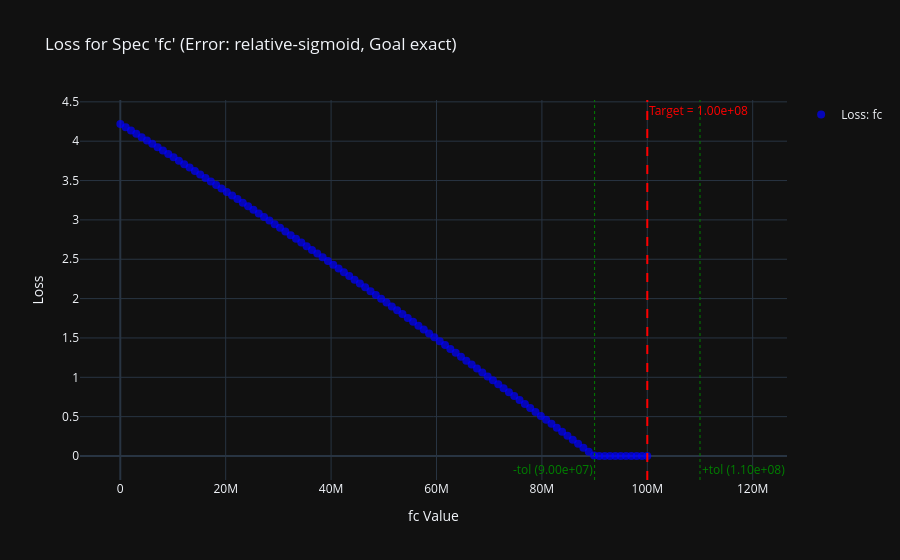

Notebook code for this chart:
### Code cell
# Should match the Project Setup
spec_name = 'fc'

# Array of values
min_val  = np.float64(1e4)
max_val  = np.float64(1e8)

total_points = 1e2

vals = np.linspace(min_val, max_val, int(total_points))  

# Visualize the loss function
visualize_loss_fn(optimizer_cls=Nevergrad_Spice_Multi_Spec_Constraint_Satisfaction, setup_obj=PROJECT_SETUP, spec_name=spec_name, array_of_values=vals)

### Figure 1 — Plotly figure (JSON) as saved in the notebook; plotly's stock layout.template omitted (floating-point values rounded to 4 significant figures)
{"data": [{"marker": {"color": "blue", "opacity": 0.7, "size": 8, "symbol": "circle"}, "mode": "markers", "name": "Loss: fc", "type": "scatter", "x": [10000, 1020000, 2030000, 3040000, 4050000, 5060000, 6070000, 7080000, 8090000, 9100000, 10110000, 11120000, 12130000, 13140000, 14150000, 15160000, 16170000, 17180000, 18190000, 19200000, 20210000, 21220000, 22230000, 23240000, 24250000, 25260000, 26270000, 27280000, 28290000, 29300000, 30310000, 31320000, 32330000, 33340000, 34350000, 35360000, 36370000, 37380000, 38390000, 39400000, 40410000, 41420000, 42430000, 43440000, 44450000, 45460000, 46470000, 47480000, 48490000, 49500000, 50510000, 51520000, 52530000, 53540000, 54550000, 55560000, 56570000, 57580000, 58590000, 59600000, 60610000, 61620000, 62630000, 63640000, 64650000, 65660000, 66670000, 67680000, 68690000, 69700000, 70710000, 71720000, 72730000, 73740000, 74750000, 75760000, 76770000, 77780000, 78790000, 79800000, 80810000, 81820000, 82830000, 83840000, 84850000, 85860000, 86870000, 87880000, 88890000, 89900000, 90910000, 91920000, 92930000, 93940000, 94950000, 95960000, 96970000, 97980000, 98990000, 100000000], "y": [4.219, 4.177, 4.135, 4.093, 4.051, 4.009, 3.966, 3.924, 3.881, 3.838, 3.795, 3.751, 3.708, 3.664, 3.621, 3.577, 3.532, 3.488, 3.444, 3.399, 3.354, 3.31, 3.265, 3.219, 3.174, 3.128, 3.083, 3.037, 2.991, 2.945, 2.899, 2.853, 2.806, 2.76, 2.713, 2.666, 2.619, 2.572, 2.525, 2.477, 2.43, 2.382, 2.335, 2.287, 2.239, 2.191, 2.143, 2.095, 2.046, 1.998, 1.949, 1.901, 1.852, 1.803, 1.754, 1.705, 1.656, 1.607, 1.558, 1.508, 1.459, 1.41, 1.36, 1.31, 1.261, 1.211, 1.161, 1.111, 1.061, 1.012, 0.9615, 0.9115, 0.8614, 0.8112, 0.761, 0.7108, 0.6605, 0.6102, 0.5599, 0.5096, 0.4592, 0.4088, 0.3583, 0.3079, 0.2574, 0.207, 0.1565, 0.106, 0.0555, 0.005, 0, 0, 0, 0, 0, 0, 0, 0, 0, 0]}], "layout": {"annotations": [{"font": {"color": "red"}, "showarrow": false, "text": "Target = 1.00e+08", "x": 100000000, "xanchor": "left", "xref": "x", "y": 1, "yanchor": "top", "yref": "y domain"}, {"font": {"color": "green"}, "showarrow": false, "text": "-tol (9.00e+07)", "x": 90000000, "xanchor": "right", "xref": "x", "y": 0, "yanchor": "bottom", "yref": "y domain"}, {"font": {"color": "green"}, "showarrow": false, "text": "+tol (1.10e+08)", "x": 110000000, "xanchor": "left", "xref": "x", "y": 0, "yanchor": "bottom", "yref": "y domain"}], "shapes": [{"line": {"color": "red", "dash": "dash", "width": 2}, "type": "line", "x0": 100000000, "x1": 100000000, "xref": "x", "y0": 0, "y1": 1, "yref": "y domain"}, {"line": {"color": "green", "dash": "dot", "width": 1}, "type": "line", "x0": 90000000, "x1": 90000000, "xref": "x", "y0": 0, "y1": 1, "yref": "y domain"}, {"line": {"color": "green", "dash": "dot", "width": 1}, "type": "line", "x0": 110000000, "x1": 110000000, "xref": "x", "y0": 0, "y1": 1, "yref": "y domain"}], "showlegend": true, "title": {"text": "Loss for Spec 'fc' (Error: relative-sigmoid, Goal exact)"}, "xaxis": {"title": {"text": "fc Value"}}, "yaxis": {"title": {"text": "Loss"}}}}
